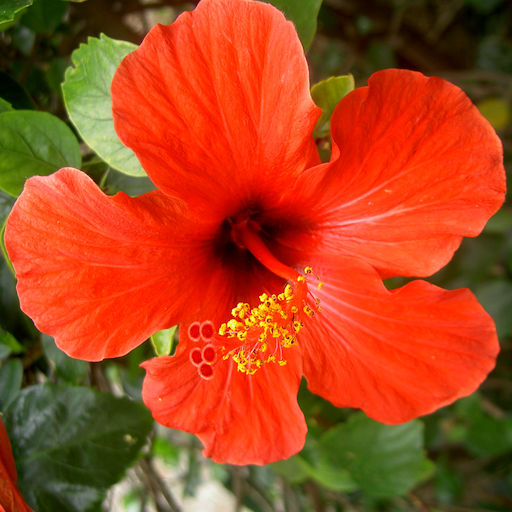
%> input picture ConvexOptimization/Graded/hibiscus.bmp, 512 x 512 px
$ octave EX3.m   (GNU Octave 9; MATLAB toolbox functions it lacks are replaced by stand-ins)
%> lines starting %> are read from the running program, lines starting %| are printed output that depends on the picture; in (x1, y1, x2, y2) boxes, pixels count from 0 and x2, y2 are one past the last pixel; in counts of white or black regions, pixels touching at a corner belong together; the program's own positions count from 1
%DAWID MACZKA EXERCISE 3%


% Load image, convert to grayscale, and resize
originalImage = imread('hibiscus.bmp');
%> originalImage is the input picture: size 512x512x3 uint8; mean R, G, B 170.2, 69.4, 28
imageSize = 256;
originalImageGray = originalImage; %just to keep the existing code
originalImageGray = im2double(originalImageGray);
originalImageGray = imresize(originalImageGray, [imageSize, imageSize]);
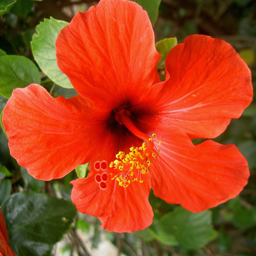
%> originalImageGray: size 256x256x3 double; mean R, G, B 0.668, 0.272, 0.11; drawn with min black and max white
% plot
figure
subplot(2, 3, 1);
imshow(originalImageGray);
title('Original Image');

% Generate a binary mask with randomly distributed zeros
maskDensity = 1 - 0.7;
randomMask = rand(imageSize,imageSize) > maskDensity;
% I had to change the mask because I had to resize the file (my laptop is
% too slow)
randomMask(1:50,:) = 1;
randomMask(180:end,:) = 1;
randomMask(:,1:50) = 1;
randomMask(:,180:end) = 1;

% Apply mask to create a noisy image
noisyImage = randomMask .* originalImageGray;
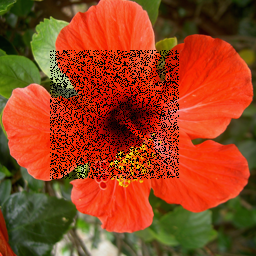
%> noisyImage: size 256x256x3 double; mean R, G, B 0.6, 0.255, 0.104; drawn with min black and max white
% plot
subplot(2, 3, 2);
imshow(noisyImage);
title('Noisy Image');

% Define gradient and divergence functions
gradientFunc = @(image) cat(3,image-image(:,[end, 1:end-1]),image-image([end, 1:end-1],:));
divergenceFunc = @(gradient) (gradient(:,[2:end 1],1)-gradient(:,:,1) + gradient([2:end 1],:,2)-gradient(:,:,2));

% Define norm and objective function (total variation)
normFunc = @(gradient) sqrt(sum(gradient.^2,3));
totalVariationFunc = @(image) sum(sum(normFunc(gradientFunc(image))));

% Define proximal operators
proximalOperatorF = @(gradient, stepSize) max(0,1-stepSize./repmat(normFunc(gradient),[1 1 2])).*gradient;
proximalOperatorFs = @(gradient, stepSize) gradient - stepSize * proximalOperatorF(gradient/stepSize, 1/stepSize);
proximalOperatorG = @(image, stepSize, channel) image + randomMask .* (noisyImage(:,:,channel) - randomMask .* image);

% Initialize algorithm parameters
dualStepSize = 10;
primalStepSize = 0.9/80;
relaxationParam = 1;
numIterations = 100;


% Initialize primal and dual variables
initialPrimalVar = noisyImage;
initialRelaxedPrimalVar = noisyImage;
initialDualVar = noisyImage & 0;
%> initialDualVar: size 256x256x3 logical; every value is 0


% Initialize variables for storing the total variation and SNR at each iteration
totalVariation = zeros(1, numIterations);
SNR = zeros(1, numIterations);

% Main loop for the primal-dual splitting method
for c=1:3

    %image = image(:,:,c);
    primalVar = initialPrimalVar(:,:,c);
    relaxedPrimalVar = initialRelaxedPrimalVar(:,:,c);
    dualVar = initialDualVar(:,:,c);

    for i=1:numIterations
        dualVar = proximalOperatorFs(dualVar + dualStepSize * gradientFunc(relaxedPrimalVar), dualStepSize);
        oldPrimalVar = primalVar;
        primalVar = proximalOperatorG(primalVar + primalStepSize * divergenceFunc(dualVar), primalStepSize, c);
        relaxedPrimalVar = primalVar + relaxationParam * (primalVar - oldPrimalVar);
        totalVariation(i) = totalVariationFunc(relaxedPrimalVar);
        %SNR(i) = snr(originalImageGray, relaxedPrimalVar);
    end

    initialPrimalVar(:,:,c) = primalVar;
    initialRelaxedPrimalVar(:,:,c) = relaxedPrimalVar;
end
%> this loop made 3 passes
%> pass 1, `primalVar = initialPrimalVar(:,:,c);`:
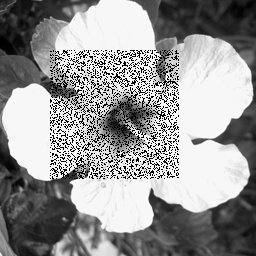
%> primalVar: size 256x256 double; min -0.00198, max 1.03, mean 0.6; drawn with min black and max white
%> pass 3, `primalVar = initialPrimalVar(:,:,c);`:
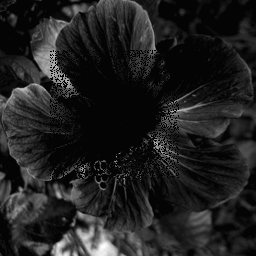
%> primalVar: size 256x256 double; min -0.0155, max 0.922, mean 0.104; drawn with min black and max white
%> after the loop:
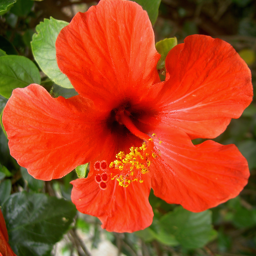
%> initialPrimalVar: size 256x256x3 double; 7.74% of pixels changed, all inside (x1, y1, x2, y2) = (50, 50, 179, 179); drawn with min black and max white
%> after the loop:
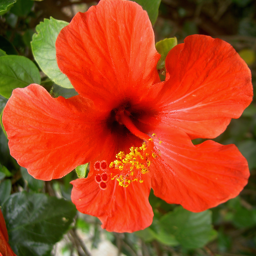
%> initialRelaxedPrimalVar: size 256x256x3 double; 7.74% of pixels changed, all inside (x1, y1, x2, y2) = (50, 50, 179, 179); drawn with min black and max white
%> after the loop, totalVariation = 100 values, max 2856.4 at index 1, min 2448.8 at index 100, mean 2474.1

% Display the denoised and inpainted image
subplot(2, 3, 3);
imshow(initialRelaxedPrimalVar);
title('Denoised Image');

% Display the total variation at each iteration
subplot(2, 3, 4);
plot(totalVariation);
title('Energy');

% Display the SNR at each iteration
subplot(2, 3, 5);
plot(SNR);
title('SNR');
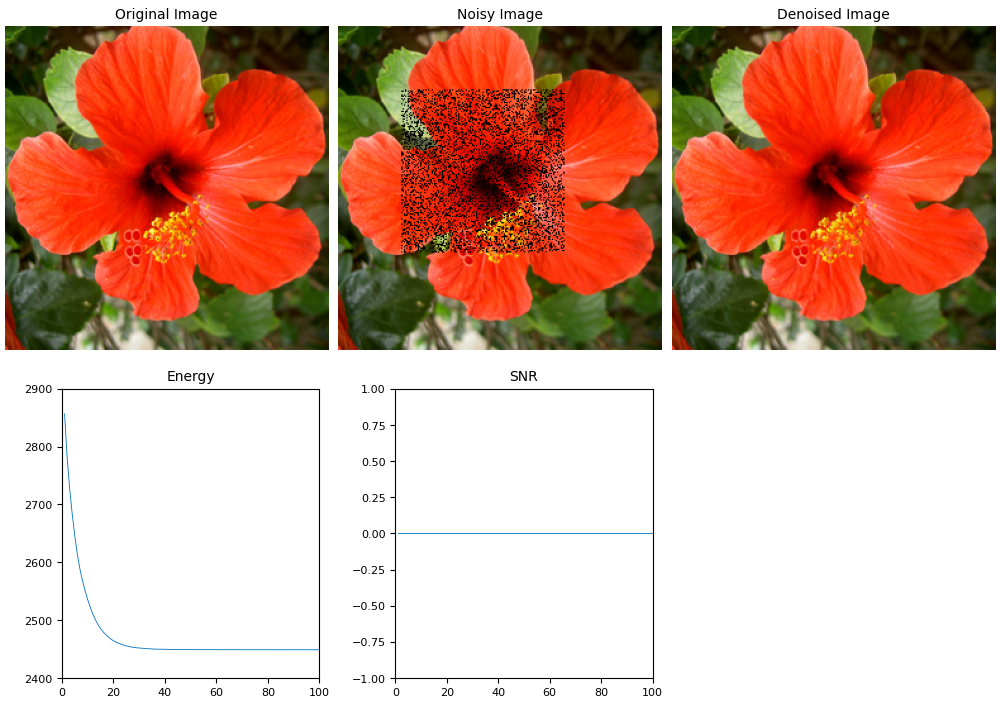
%> figure redrawn from the program's plot data, 5 panels

$ run again, with ConvexOptimization/Graded/parrot.png saved as ConvexOptimization/Graded/hibiscus.bmp
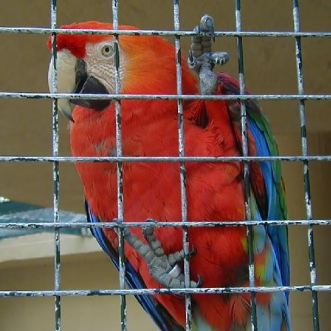
%> input picture ConvexOptimization/Graded/parrot.png, 331 x 331 px
%> originalImage is the input picture: size 331x331x3 uint8; mean R, G, B 111.9, 84, 71.6
%> initialDualVar: size 256x256x3 logical; every value is 0
%> after the loop `for c=1:3`:
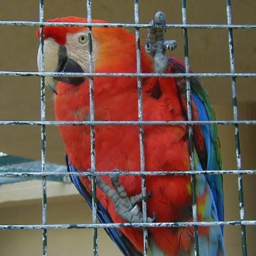
%> initialPrimalVar: size 256x256x3 double; mean R, G, B 0.439, 0.329, 0.28; drawn with min black and max white
%> after the loop `for c=1:3`:
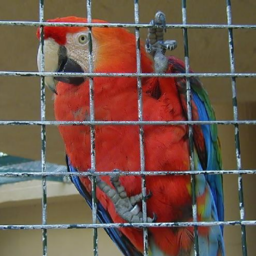
%> initialRelaxedPrimalVar: size 256x256x3 double; mean R, G, B 0.439, 0.329, 0.28; mean of the top-left, top-right, bottom-left and bottom-right quarters 0.387, 0.313, 0.407, 0.29; drawn with min black and max white
%> after the loop `for c=1:3`: totalVariation = 100 values, max 5636.6 at index 1, min 4115.2 at index 100, mean 4218.6
